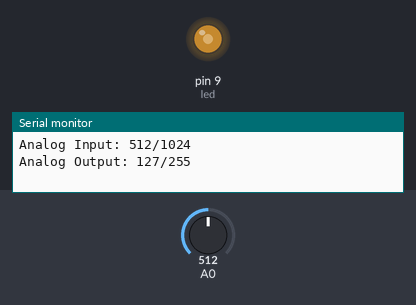
Recording of a sketch running on a simulated Arduino Uno, built with avr-gcc and run on an emulated ATmega328P. On the bench: output pins drawn as LEDs (lit = HIGH), the last lines printed to the serial monitor. The inputs (shaded band) are chosen by the test bench; at power-on: A0 = 512.

Above: at 1.2 s.
1.3 s: A0 set to 716
At 2.5 s:
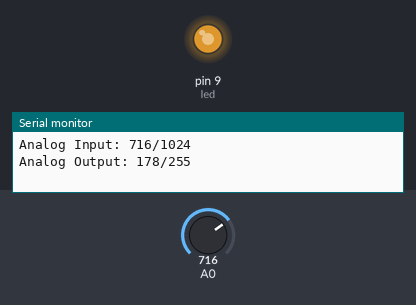
2.8 s: A0 set to 900
At 3.1 s:
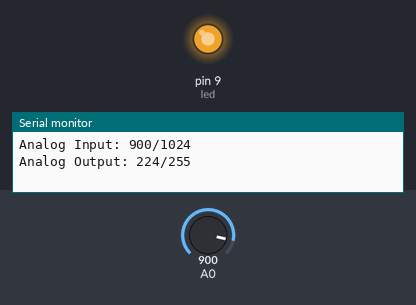
4.3 s: A0 set to 122
At 4.6 s:
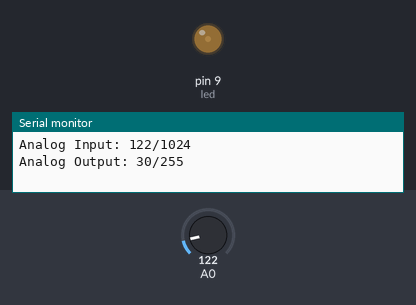
5.8 s: A0 set to 0
At 7.0 s:
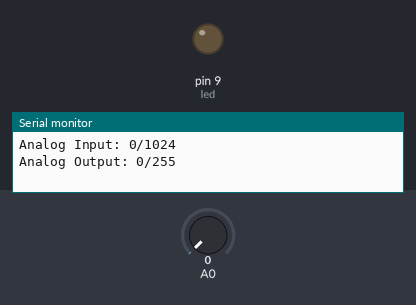
7.3 s: A0 set to 511
At 7.6 s:
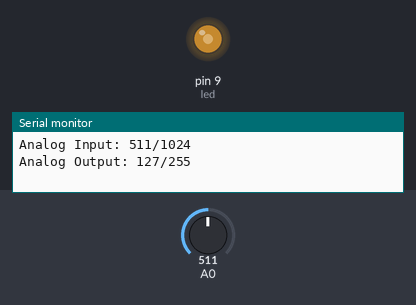
Timing chart, 0 to 9.8 s (numbered marks = the images above; inputs shaded):
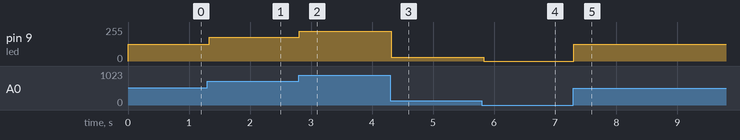

Measured:
- after the input at 1.3 s, pin 9 (led): 127/255 → 178/255 at once
- after the input at 2.8 s, pin 9 (led): 178/255 → 224/255 at once
- after the input at 4.3 s, pin 9 (led): 224/255 → 30/255 at once
- after the input at 5.8 s, pin 9 (led): 30/255 → 0/255 at once
- after the input at 7.3 s, pin 9 (led): 0/255 → 127/255 at once

The sketch:

Test_Analog_IO.ino
```cpp
/*** header block ***
 * code file name: Test_Analog_IO.ino
 * code description: Use a potentiometer to control brightness of an led
 * hardware required: [UNO, USB Cable, Breadboard, Jumper Wires, Potentiometer, LED, 330 ohms Resistor]
 * IDE version used to test code: 1.8.13
 * programmer(s) name: Oluwasegun Atolagbe
 * date when code is created/modified: 17/02/2021
 * code version: 1.0
 ***/

// pre-processor directives

// pin name definitions
const int led = 9;

// class/object declarations

// global variables
int prevBrightness;

void setup ()
{
   // configure hardware peripherals
   pinMode(led, OUTPUT);

   // configure data communication
   Serial.begin(9600);

   // code that runs only once
   prevBrightness = analogRead(A0) / 2;
}

void loop ()
{
   // data storage
   // data input
   int sensorValue = analogRead(A0);

   // data processing
   int brightness = map(sensorValue, 0, 1023, 0, 255);

   // data output
   analogWrite(led, brightness);

   // data communication
   if(brightness != prevBrightness)
   {
      Serial.print("Analog Input: ");
      Serial.print(sensorValue);
      Serial.println("/1024");

      Serial.print("Analog Output: ");
      Serial.print(brightness);
      Serial.println("/255");

      Serial.println(" ");

      prevBrightness = brightness;
   }

   delay(30);
}

// user defined functions
```
